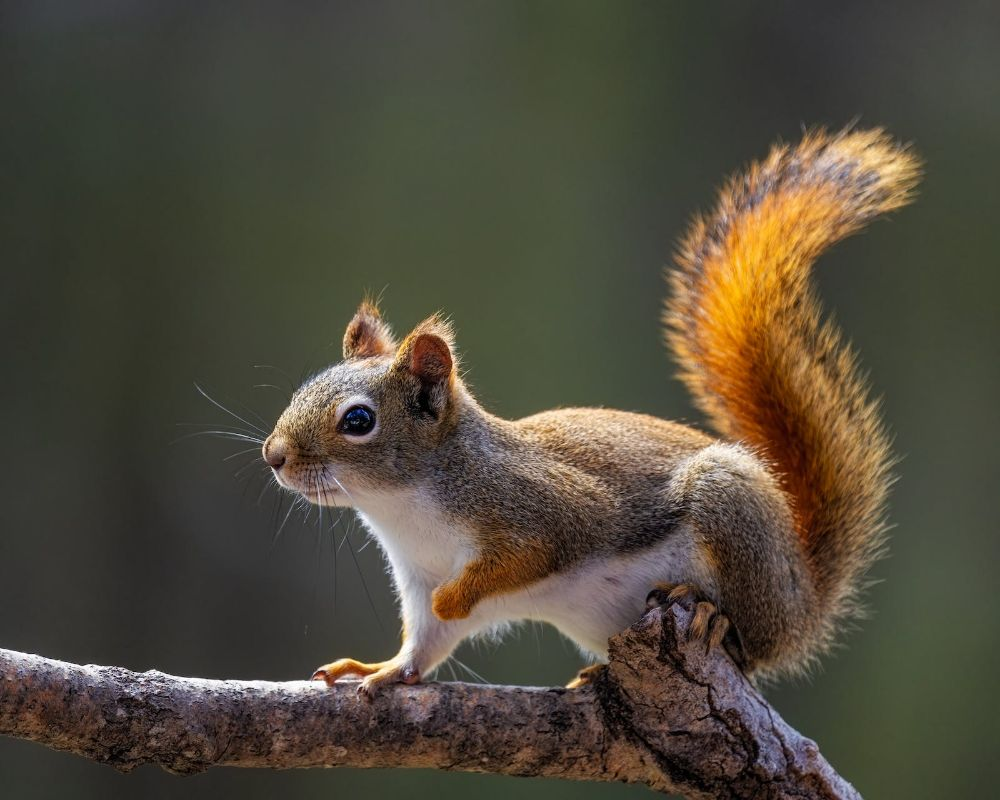
#> input picture image.jpg, 1000 x 800 px
$ python lab9.py   (older library calls are emulated)
#> lines starting #> are read from the running program, lines starting #| are printed output that depends on the picture
import cv2
import matplotlib.pyplot as plt

img = cv2.imread("image.jpg", 0)
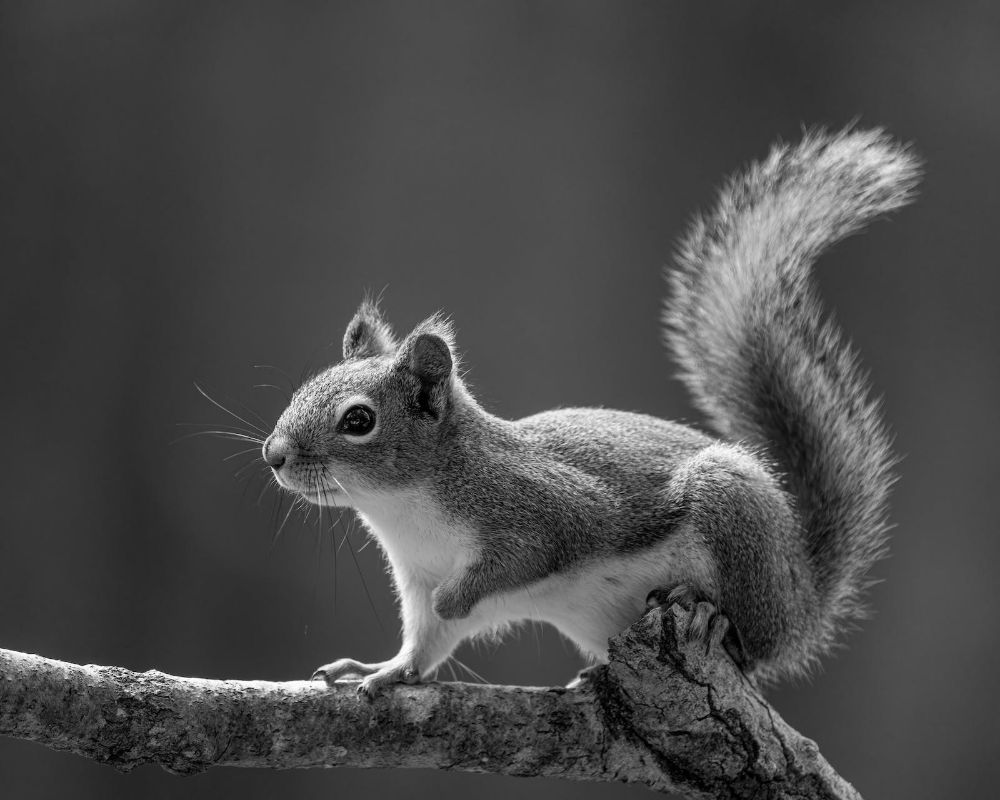
#> img: shape (800, 1000); min 0, max 255, mean 74.3

# Smoothing Filters
mean = cv2.blur(img, (3, 3))
gaussian = cv2.GaussianBlur(img, (5, 5), 0)
median = cv2.medianBlur(img, 3)

# Sharpening Filter
laplacian = cv2.Laplacian(img, cv2.CV_32F)
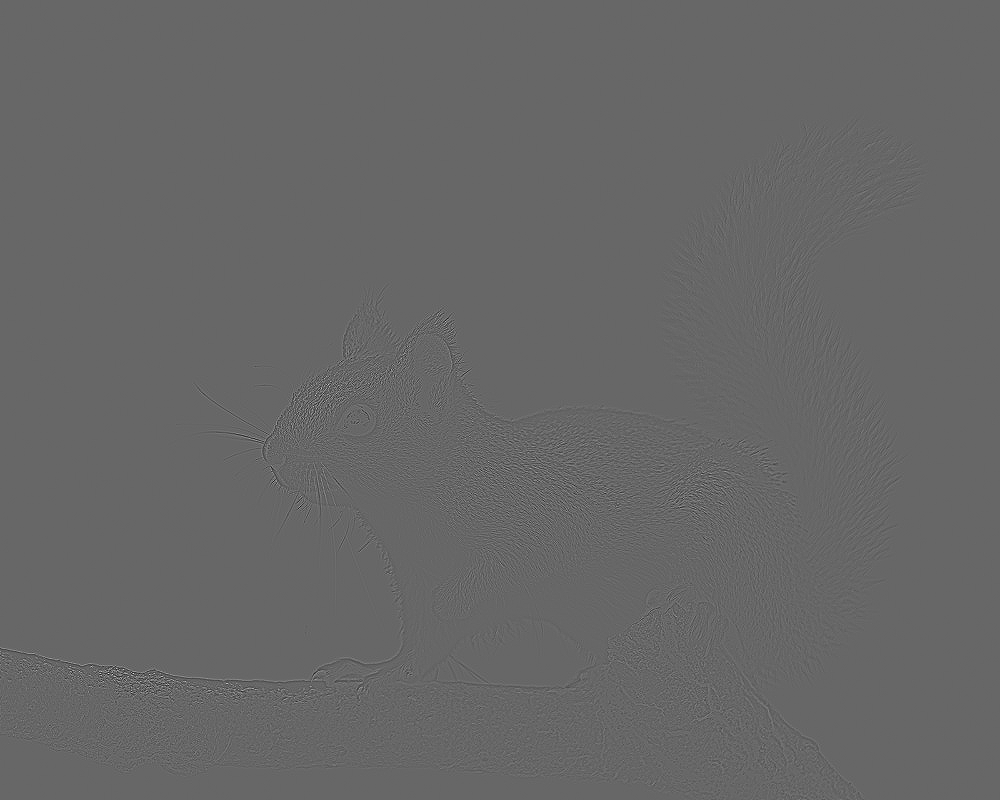
#> laplacian: shape (800, 1000) float32; min -470, max 690, mean 0; drawn with min black and max white
sharp = cv2.convertScaleAbs(img.astype("float32") - laplacian)
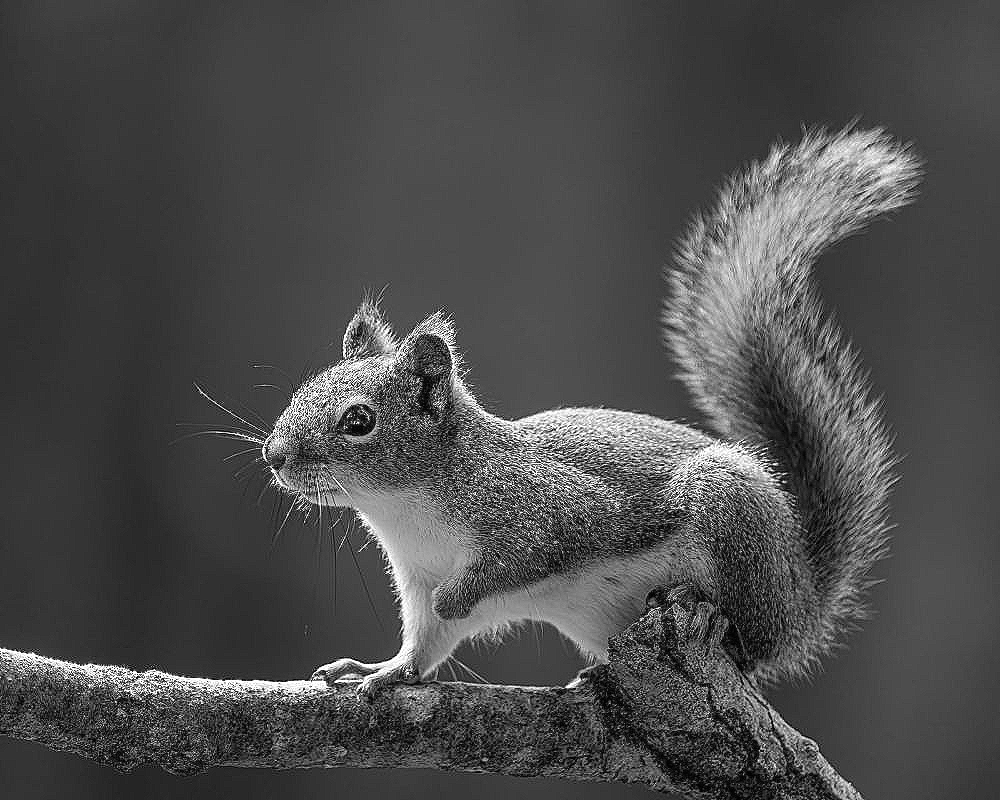
#> sharp: shape (800, 1000); min 0, max 255, mean 76

# Display Results
images = [img, mean, gaussian, median, sharp]
titles = ["Original", "Mean Filter", "Gaussian Filter", "Median Filter", "Laplacian Sharpening"]

plt.figure(figsize=(12, 7))

for i in range(5):
    plt.subplot(2, 3, i+1)
    plt.imshow(images[i], cmap="gray")
    plt.title(titles[i])
    plt.axis("off")

plt.tight_layout()
plt.show()
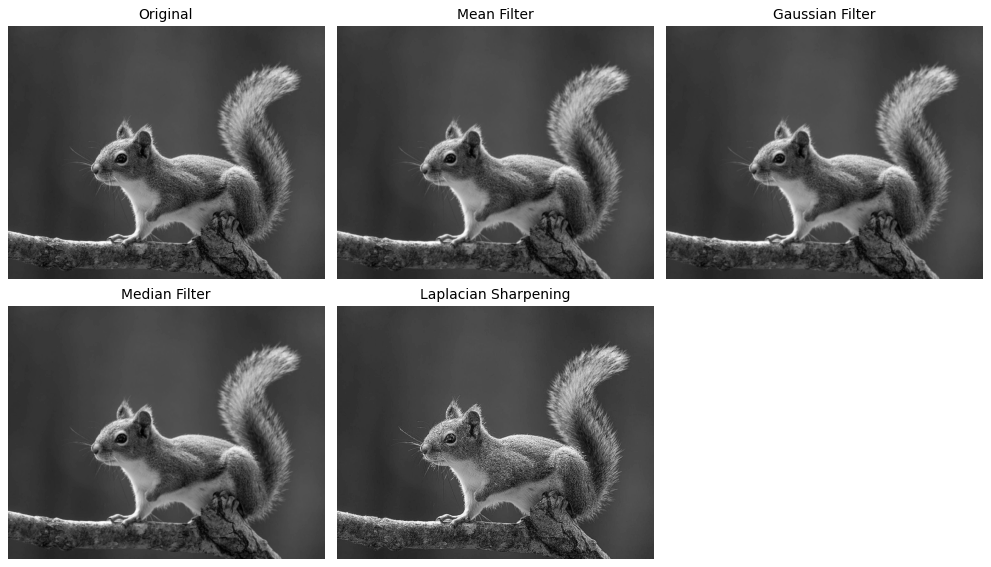
#> figure drawn by matplotlib, 5 panels
